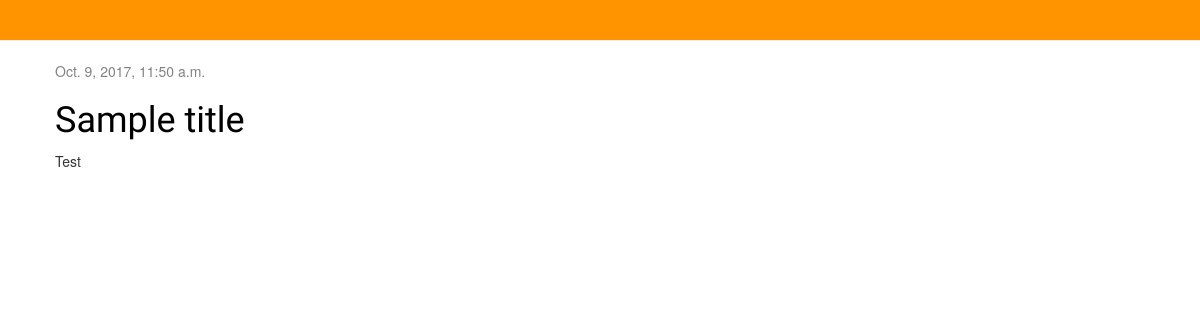
The app's page /, older data.
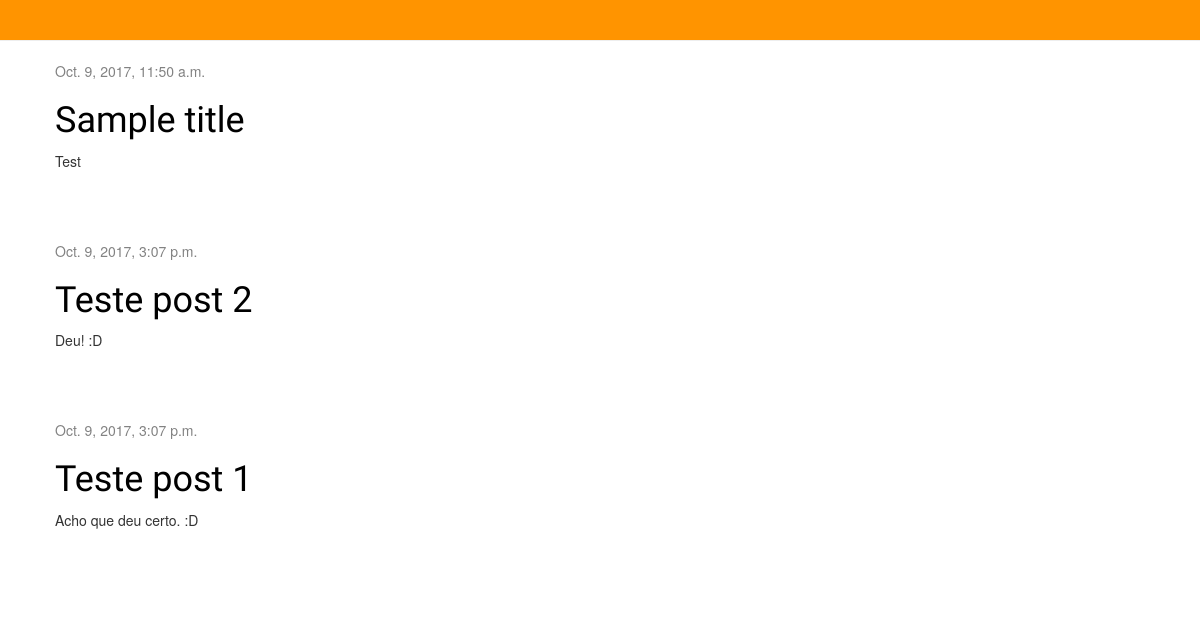
The same page, newer data.
### blog/models.py (models this page shows, shortened)
class Post(models.Model):
    author = models.ForeignKey('auth.User')
    title = models.CharField(max_length=200)
    text = models.TextField()
    created_date = models.DateTimeField(
            default=timezone.now)
    published_date = models.DateTimeField(
            blank=True, null=True)

### blog/views.py (the view)
# urls.py: url(r'^$', views.post_list),
def post_list(request):
    posts = Post.objects.filter(published_date__lte=timezone.now()).order_by('published_date')
    return render(request, 'blog/post_list.html', {'posts':posts})

### blog/templates/blog/post_list.html
{% extends 'blog/base.html' %}
{% block content %}
    {% for post in posts %}
        <div class="post">
            <div class="date">
                {{ post.published_date }}
            </div>
            <h1><a href="{% url 'post_detail' pk=post.pk %}">{{ post.title }}</a></h1>
            <p>{{ post.text|linebreaksbr }}</p>
        </div>
    {% endfor %}
{% endblock %}

Row changes from the older to the newer data that the page shows:
now on this page (row edited): Post: published_date "Oct. 9, 2017, 3:07 p.m.", title "Teste post 2", text "Deu! :D"
now on this page (row edited): Post: published_date "Oct. 9, 2017, 3:07 p.m.", title "Teste post 1", text "Acho que deu certo. :D"
